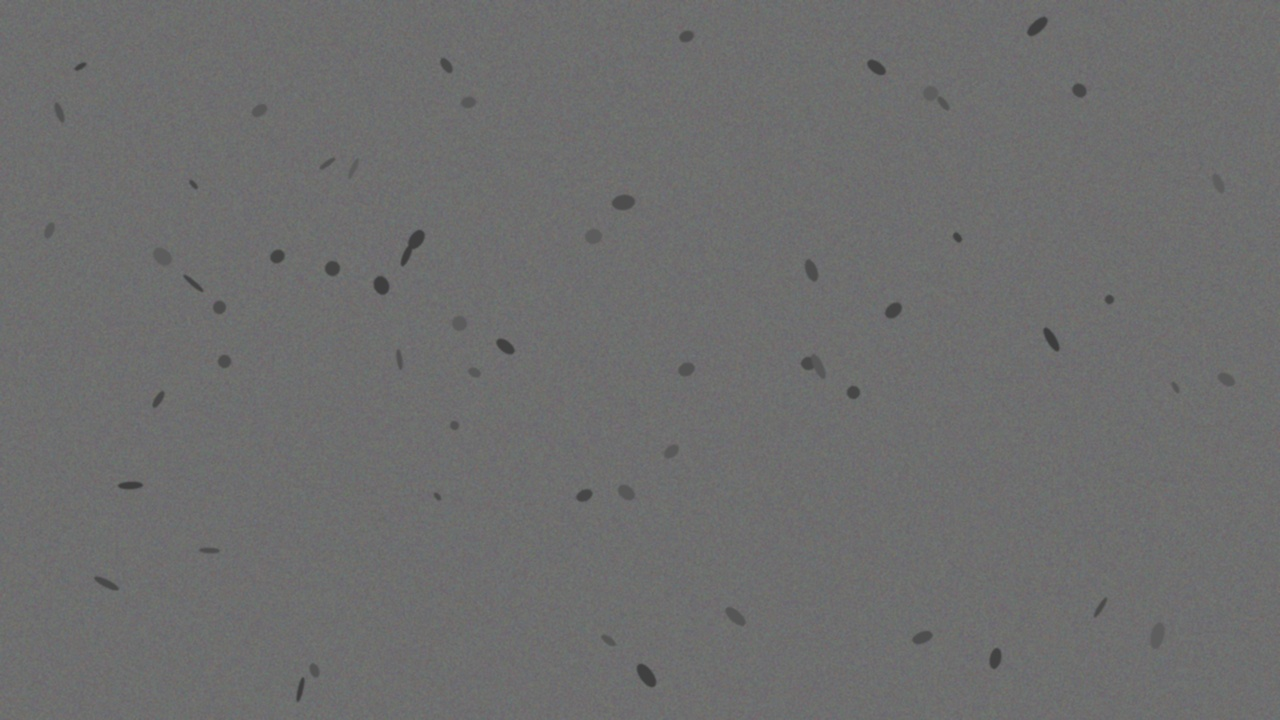
#> input picture data/synthetic_microscopy.jpg, 1280 x 720 px; its folder holds only this picture in this run
$ python -i preprocessing.py   (imports and definitions only)
#> lines starting #> are read from the running program, lines starting #| are printed output that depends on the picture
#> further down, picture is the input picture: shape (720, 1280, 3); mean B, G, R 109.2, 109.2, 109.2
"""
src/preprocessing.py
====================
Frame-level preprocessing for microscopy input.

Microscopy frames are typically low-contrast and unevenly illuminated.
CLAHE (Contrast Limited Adaptive Histogram Equalization) provides
much better local contrast than global histogram equalization, without
amplifying noise in flat regions — which matters because stained
bacteria often occupy only a small fraction of the field of view.
"""
import logging
from typing import Tuple

import cv2
import numpy as np


log = logging.getLogger(__name__)


def apply_clahe(
    frame: np.ndarray,
    clip_limit: float = 2.0,
    tile_grid_size: int = 8,
) -> np.ndarray:
    """Apply CLAHE to a BGR or grayscale frame and return the enhanced frame.

    For BGR input we operate on the L channel of LAB so we enhance
    luminance contrast without shifting colour — stain hues are
    diagnostic in microscopy and must be preserved.

    Args:
        frame:           Input image. ``HxW`` grayscale or ``HxWx3`` BGR.
        clip_limit:      Threshold for contrast limiting. Higher values
                         produce stronger enhancement and more noise.
        tile_grid_size:  Number of CLAHE tiles per axis.

    Returns:
        Enhanced frame with the same shape/dtype as the input. If the
        input shape is unrecognised the original frame is returned
        unchanged and a warning is logged (graceful degradation rather
        than crashing the live loop).
    """
#> called with clip_limit = 2, tile_grid_size = 8
    if frame is None or frame.size == 0:
        log.warning("apply_clahe received an empty frame; returning as-is.")
        return frame

    grid: Tuple[int, int] = (int(tile_grid_size), int(tile_grid_size))
    clahe = cv2.createCLAHE(clipLimit=float(clip_limit), tileGridSize=grid)

    if frame.ndim == 2:
        return clahe.apply(frame)

    if frame.ndim == 3 and frame.shape[2] == 3:
        lab = cv2.cvtColor(frame, cv2.COLOR_BGR2LAB)
#> lab: shape (720, 1280, 3); mean of channels 0, 1, 2 117.7, 128, 128
        l_chan, a_chan, b_chan = cv2.split(lab)
        l_chan = clahe.apply(l_chan)
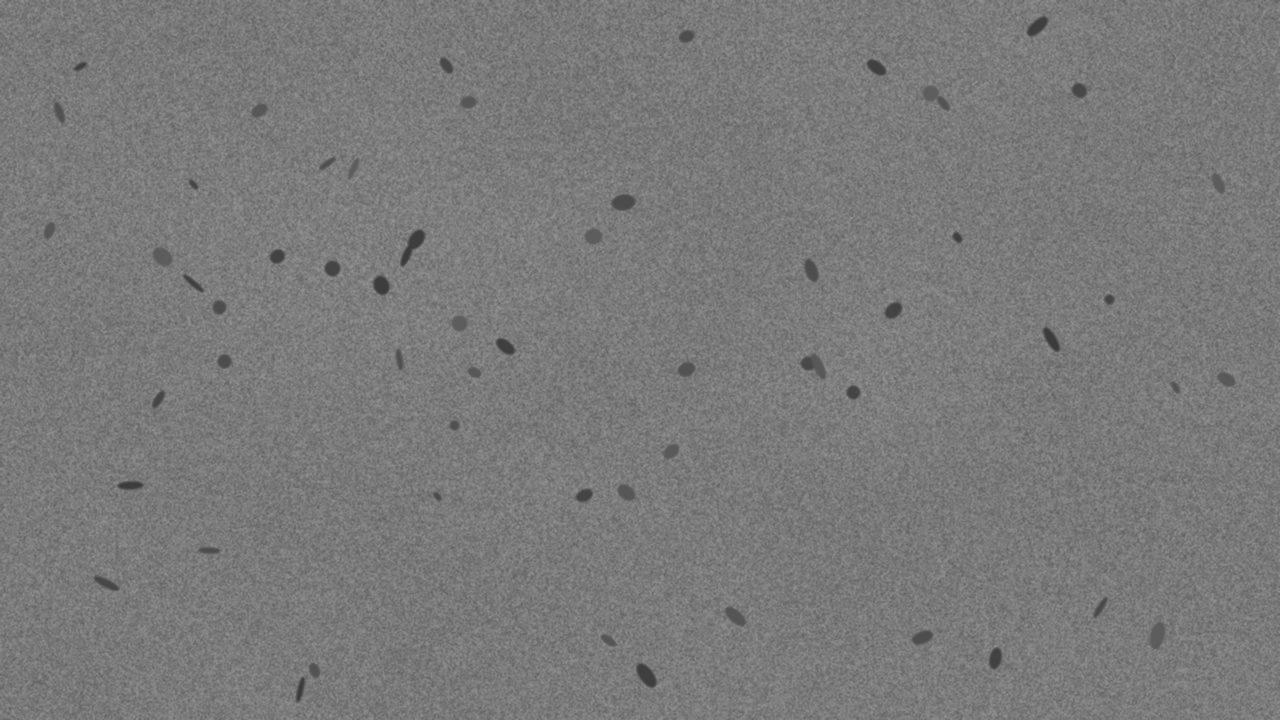
#> l_chan: shape (720, 1280); min 55, max 146, mean 121.8
        return cv2.cvtColor(cv2.merge((l_chan, a_chan, b_chan)), cv2.COLOR_LAB2BGR)

    log.warning(
        "apply_clahe: unexpected frame shape %s; returning unchanged.",
        frame.shape,
    )
    return frame

>>> import cv2
>>> picture = cv2.imread('../data/synthetic_microscopy.jpg')
>>> result = apply_clahe(picture)
